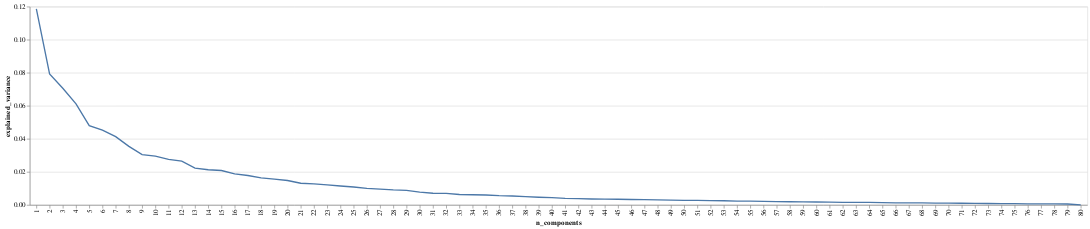

Notebook cell for this chart:
### Code cell
draw_components_variance_chart(pca)

### Figure 1 — Vega-Lite specification as saved in the notebook (floating-point values rounded to 4 significant figures)
{"config": {"view": {"continuousWidth": 400, "continuousHeight": 300}}, "data": {"name": "data-11bf3dc34a628a9633cf5b9b3eff659a"}, "mark": "line", "encoding": {"x": {"field": "n_components", "type": "ordinal"}, "y": {"field": "explained_variance", "type": "quantitative"}}, "$schema": "https://vega.github.io/schema/vega-lite/v4.17.0.json", "datasets": {"data-11bf3dc34a628a9633cf5b9b3eff659a": [{"n_components": 1, "explained_variance": 0.1186}, {"n_components": 2, "explained_variance": 0.07931}, {"n_components": 3, "explained_variance": 0.07063}, {"n_components": 4, "explained_variance": 0.06115}, {"n_components": 5, "explained_variance": 0.04798}, {"n_components": 6, "explained_variance": 0.04529}, {"n_components": 7, "explained_variance": 0.04134}, {"n_components": 8, "explained_variance": 0.03541}, {"n_components": 9, "explained_variance": 0.03047}, {"n_components": 10, "explained_variance": 0.02956}, {"n_components": 11, "explained_variance": 0.02761}, {"n_components": 12, "explained_variance": 0.02645}, {"n_components": 13, "explained_variance": 0.02226}, {"n_components": 14, "explained_variance": 0.02129}, {"n_components": 15, "explained_variance": 0.02083}, {"n_components": 16, "explained_variance": 0.01873}, {"n_components": 17, "explained_variance": 0.01779}, {"n_components": 18, "explained_variance": 0.01638}, {"n_components": 19, "explained_variance": 0.01557}, {"n_components": 20, "explained_variance": 0.01477}, {"n_components": 21, "explained_variance": 0.0131}, {"n_components": 22, "explained_variance": 0.01275}, {"n_components": 23, "explained_variance": 0.01212}, {"n_components": 24, "explained_variance": 0.01145}, {"n_components": 25, "explained_variance": 0.01085}, {"n_components": 26, "explained_variance": 0.01005}, {"n_components": 27, "explained_variance": 0.009601}, {"n_components": 28, "explained_variance": 0.009077}, {"n_components": 29, "explained_variance": 0.008799}, {"n_components": 30, "explained_variance": 0.007766}, {"n_components": 31, "explained_variance": 0.007056}, {"n_components": 32, "explained_variance": 0.006935}, {"n_components": 33, "explained_variance": 0.006303}, {"n_components": 34, "explained_variance": 0.006141}, {"n_components": 35, "explained_variance": 0.005978}, {"n_components": 36, "explained_variance": 0.005579}, {"n_components": 37, "explained_variance": 0.005405}, {"n_components": 38, "explained_variance": 0.005029}, {"n_components": 39, "explained_variance": 0.004644}, {"n_components": 40, "explained_variance": 0.004421}, {"n_components": 41, "explained_variance": 0.003992}, {"n_components": 42, "explained_variance": 0.00379}, {"n_components": 43, "explained_variance": 0.00357}, {"n_components": 44, "explained_variance": 0.003474}, {"n_components": 45, "explained_variance": 0.003416}, {"n_components": 46, "explained_variance": 0.003282}, {"n_components": 47, "explained_variance": 0.0032}, {"n_components": 48, "explained_variance": 0.002997}, {"n_components": 49, "explained_variance": 0.002846}, {"n_components": 50, "explained_variance": 0.002789}, {"n_components": 51, "explained_variance": 0.002719}, {"n_components": 52, "explained_variance": 0.002577}, {"n_components": 53, "explained_variance": 0.002501}, {"n_components": 54, "explained_variance": 0.002339}, {"n_components": 55, "explained_variance": 0.002262}, {"n_components": 56, "explained_variance": 0.002116}, {"n_components": 57, "explained_variance": 0.001937}, {"n_components": 58, "explained_variance": 0.00191}, {"n_components": 59, "explained_variance": 0.001833}, {"n_components": 60, "explained_variance": 0.001746}, {"n_components": 61, "explained_variance": 0.00171}, {"n_components": 62, "explained_variance": 0.001562}, {"n_components": 63, "explained_variance": 0.001494}, {"n_components": 64, "explained_variance": 0.001484}, {"n_components": 65, "explained_variance": 0.001336}, {"n_components": 66, "explained_variance": 0.00127}, {"n_components": 67, "explained_variance": 0.001219}, {"n_components": 68, "explained_variance": 0.001188}, {"n_components": 69, "explained_variance": 0.001071}, {"n_components": 70, "explained_variance": 0.00106}, {"n_components": 71, "explained_variance": 0.0009976}, {"n_components": 72, "explained_variance": 0.0009185}, {"n_components": 73, "explained_variance": 0.0008569}, {"n_components": 74, "explained_variance": 0.0008141}, {"n_components": 75, "explained_variance": 0.0007599}, {"n_components": 76, "explained_variance": 0.0006739}, {"n_components": 77, "explained_variance": 0.0006303}, {"n_components": 78, "explained_variance": 0.0005848}, {"n_components": 79, "explained_variance": 0.0005671}, {"n_components": 80, "explained_variance": 8.378e-08}]}}
